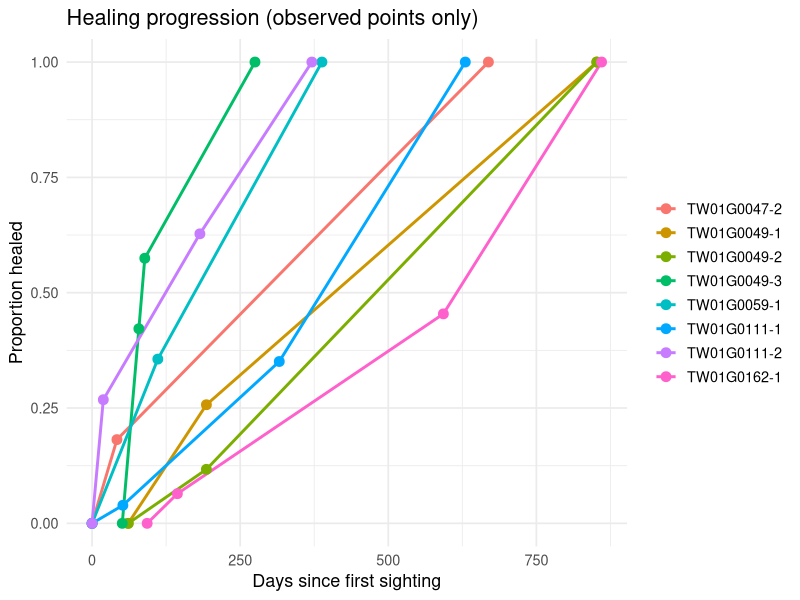
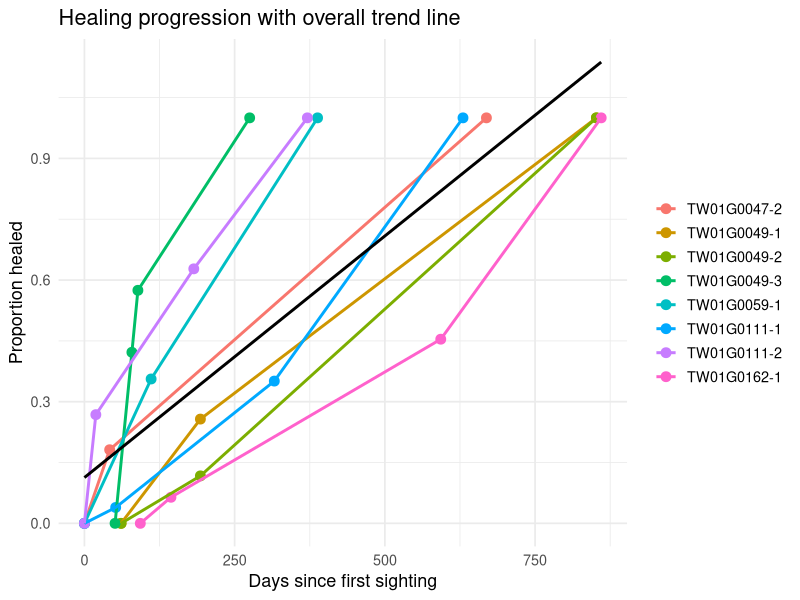
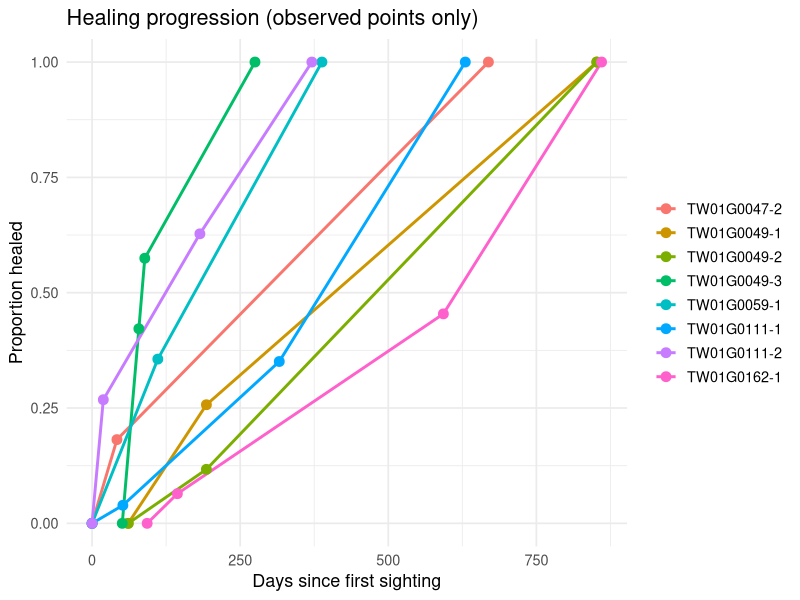
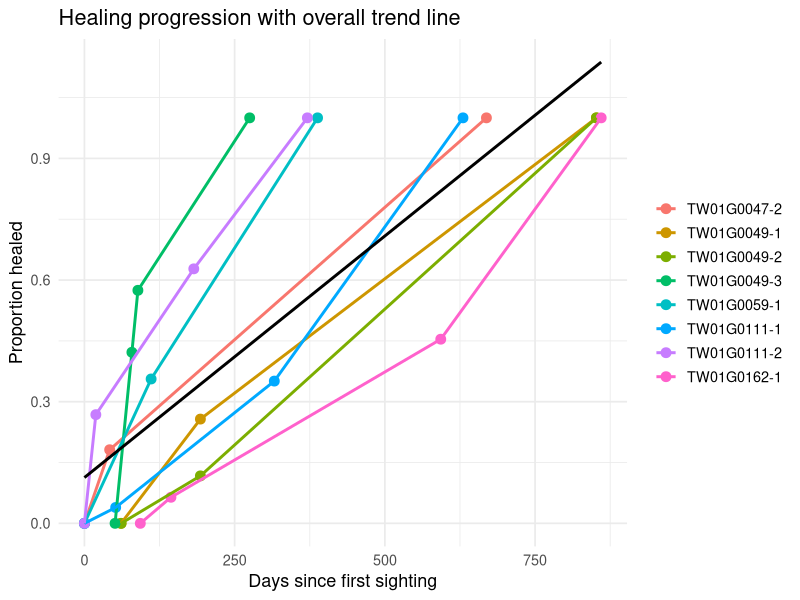

Write R code to recreate these figures, in order.
library(dplyr)
library(ggplot2)
library(readr)
library(svglite)

# Load and Prepare Data
df <- read_csv("Area_Measurement.csv")

df_clean <- df %>%
  filter(!is.na(Days), !is.na(Area)) %>%
  group_by(InjuryLable) %>%
  arrange(Days, .by_group = TRUE) %>%
  mutate(
    prop_healed = 1 - Area / first(Area)
  ) %>%
  ungroup()

# Plot: Healing Progression
p1 <- ggplot(df_clean, aes(x = Days, y = prop_healed, colour = InjuryLable, group = InjuryLable)) +
  geom_line(linewidth = 1) +
  geom_point(size = 3) +
  scale_y_continuous("Proportion healed", limits = c(0, 1)) +
  scale_x_continuous("Days since first sighting") +
  ggtitle("Healing progression (observed points only)") +
  theme_minimal(base_size = 13) +
  theme(legend.title = element_blank())

print(p1)

ggsave("healing_progression.svg", plot = p1,
       width = 8, height = 5, units = "in", device = "svg")

# Plot: With Trend Line 
p2 <- ggplot(df_clean, aes(x = Days, y = prop_healed)) +
  geom_point(aes(colour = InjuryLable), size = 3) +
  geom_line(aes(colour = InjuryLable), linewidth = 1) +
  geom_smooth(method = "lm", se = FALSE, colour = "black",
              linewidth = 1, aes(group = 1)) +
  labs(x = "Days since first sighting",
       y = "Proportion healed",
       title = "Healing progression with overall trend line") +
  theme_minimal(base_size = 13) +
  theme(legend.title = element_blank())

print(p2)

ggsave("healing_progression_trend.svg", plot = p2,
       width = 8, height = 5, units = "in", device = "svg")
